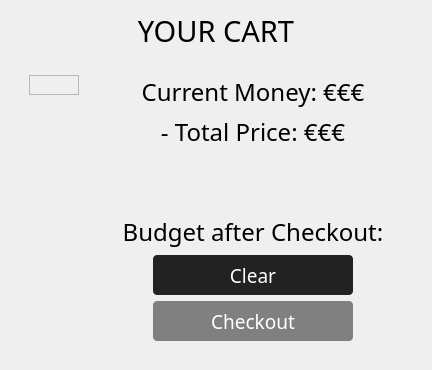
             <widget class="QWidget" name="page_cart">
              <property name="enabled">
               <bool>true</bool>
              </property>
              <property name="styleSheet">
               <string notr="true">.QPushButton {
  background-color: #222;
  border-radius: 4px;
  border-style: none;
  color: #fff;
  line-height: 1.5;
  padding: 9px 20px 8px;
}

QPushButton:hover,
QPushButton:focus {
  background-color: rgb(54, 54, 54);
}

QPushButton:disabled {
	background-color: grey;
}</string>
              </property>
              <layout class="QVBoxLayout" name="verticalLayout_12">
               <item>
                <widget class="QLabel" name="header_cart_buyer">
                 <property name="font">
                  <font>
                   <family>Source Sans Pro SemiBold</family>
                   <pointsize>22</pointsize>
                  </font>
                 </property>
                 <property name="text">
                  <string>YOUR CART</string>
                 </property>
                 <property name="alignment">
                  <set>Qt::AlignCenter</set>
                 </property>
                </widget>
               </item>
               <item>
                <widget class="QFrame" name="frame_10">
                 <property name="frameShape">
                  <enum>QFrame::NoFrame</enum>
                 </property>
                 <property name="frameShadow">
                  <enum>QFrame::Raised</enum>
                 </property>
                 <layout class="QHBoxLayout" name="horizontalLayout_7">
                  <item>
                   <widget class="QScrollArea" name="scrollArea_2">
                    <property name="sizePolicy">
                     <sizepolicy hsizetype="Expanding" vsizetype="Expanding">
                      <horstretch>0</horstretch>
                      <verstretch>0</verstretch>
                     </sizepolicy>
                    </property>
                    <property name="styleSheet">
                     <string notr="true">QScrollBar::vertical {
	border:none;
	width: 7px;
	margin: 15px 0 15px 0;
	border-radius: 0;
}

QScrollBar::handle:vertical {
	background-color: rgb(67, 67, 67);
	min-height: 30px;
	border-radius: 3px;
}

QScrollBar::handle:hover {
	background-color: rgb(255, 0, 127);
}

QScrollBar::sub-line:vertical {
	border: none;
	height: 8px;
	border-top-left-radius: 3px;
	border-top-right-radius: 3px;
	subcontrol-position: top;
	subcontrol-origin: margin;
}

QScrollBar::add-line:vertical {
	border: none;
	height: 8px;
	border-bottom-left-radius: 3px;
	border-bottom-right-radius: 3px;
	subcontrol-position: bottom;
	subcontrol-origin: margin;
}

QScrollBar::up-arrow:vertical, QScrollBar::down:vertical {
	background: none;
}

QScrollBar::add-page:vertical, QScrollBar:sub-page:vertical {
	background: none;
}
</string>
                    </property>
                    <property name="frameShape">
                     <enum>QFrame::NoFrame</enum>
                    </property>
                    <property name="widgetResizable">
                     <bool>true</bool>
                    </property>
                    <widget class="QWidget" name="scrollAreaWidgetContents_3">
                     <property name="geometry">
                      <rect>
                       <x>0</x>
                       <y>0</y>
                       <width>754</width>
                       <height>723</height>
                      </rect>
                     </property>
                     <layout class="QVBoxLayout" name="cart_buyer_layout_scroll">
                      <item alignment="Qt::AlignTop">
                       <widget class="QFrame" name="frame_12">
                        <property name="frameShape">
                         <enum>QFrame::StyledPanel</enum>
                        </property>
                        <property name="frameShadow">
                         <enum>QFrame::Raised</enum>
                        </property>
                        <layout class="QVBoxLayout" name="cart_buyer_layout"/>
                       </widget>
                      </item>
                     </layout>
                    </widget>
                   </widget>
                  </item>
                  <item>
                   <widget class="QFrame" name="frame_11">
                    <property name="frameShape">
                     <enum>QFrame::NoFrame</enum>
                    </property>
                    <property name="frameShadow">
                     <enum>QFrame::Raised</enum>
                    </property>
                    <layout class="QVBoxLayout" name="verticalLayout_10">
                     <item>
                      <widget class="QLabel" name="label_cart_budget">
                       <property name="maximumSize">
                        <size>
                         <width>16777215</width>
                         <height>60</height>
                        </size>
                       </property>
                       <property name="font">
                        <font>
                         <family>Source Sans Pro SemiBold</family>
                         <pointsize>18</pointsize>
                        </font>
                       </property>
                       <property name="text">
                        <string>Current Money: €€€</string>
                       </property>
                       <property name="alignment">
                        <set>Qt::AlignCenter</set>
                       </property>
                      </widget>
                     </item>
                     <item>
                      <widget class="QLabel" name="label_totalprice">
                       <property name="maximumSize">
                        <size>
                         <width>16777215</width>
                         <height>60</height>
                        </size>
                       </property>
                       <property name="font">
                        <font>
                         <family>Source Sans Pro SemiBold</family>
                         <pointsize>18</pointsize>
                        </font>
                       </property>
                       <property name="text">
                        <string>- Total Price: €€€</string>
                       </property>
                       <property name="alignment">
                        <set>Qt::AlignCenter</set>
                       </property>
                      </widget>
                     </item>
                     <item>
                      <spacer name="verticalSpacer_8">
                       <property name="orientation">
                        <enum>Qt::Vertical</enum>
                       </property>
                       <property name="sizeHint" stdset="0">
                        <size>
                         <width>20</width>
                         <height>40</height>
                        </size>
                       </property>
                      </spacer>
                     </item>
                     <item>
                      <spacer name="horizontalSpacer">
                       <property name="orientation">
                        <enum>Qt::Horizontal</enum>
                       </property>
                       <property name="sizeType">
                        <enum>QSizePolicy::Maximum</enum>
                       </property>
                       <property name="sizeHint" stdset="0">
                        <size>
                         <width>300</width>
                         <height>20</height>
                        </size>
                       </property>
                      </spacer>
                     </item>
                     <item>
                      <widget class="QLabel" name="label_sum_cart_buyer">
                       <property name="maximumSize">
                        <size>
                         <width>16777215</width>
                         <height>60</height>
                        </size>
                       </property>
                       <property name="font">
                        <font>
                         <family>Source Sans Pro SemiBold</family>
                         <pointsize>18</pointsize>
                        </font>
                       </property>
                       <property name="text">
                        <string>Budget after Checkout:</string>
                       </property>
                       <property name="alignment">
                        <set>Qt::AlignCenter</set>
                       </property>
                      </widget>
                     </item>
                     <item alignment="Qt::AlignHCenter">
                      <widget class="QPushButton" name="clear_cart_button_buyer">
                       <property name="enabled">
                        <bool>true</bool>
                       </property>
                       <property name="minimumSize">
                        <size>
                         <width>200</width>
                         <height>40</height>
                        </size>
                       </property>
                       <property name="maximumSize">
                        <size>
                         <width>200</width>
                         <height>40</height>
                        </size>
                       </property>
                       <property name="font">
                        <font>
                         <family>Bahnschrift</family>
                         <pointsize>14</pointsize>
                        </font>
                       </property>
                       <property name="cursor">
                        <cursorShape>PointingHandCursor</cursorShape>
                       </property>
                       <property name="text">
                        <string>Clear</string>
                       </property>
                       <property name="icon">
                        <iconset resource="agriculture-shop-ressources.qrc">
                         <normaloff>:/icons_white/assets/icons/icons_png/icons_white/inventory_white.png</normaloff>:/icons_white/assets/icons/icons_png/icons_white/inventory_white.png</iconset>
                       </property>
                       <property name="iconSize">
                        <size>
                         <width>22</width>
                         <height>22</height>
                        </size>
                       </property>
                      </widget>
                     </item>
                     <item alignment="Qt::AlignHCenter">
                      <widget class="QPushButton" name="checkout_button_buyer">
                       <property name="enabled">
                        <bool>false</bool>
                       </property>
                       <property name="minimumSize">
                        <size>
                         <width>200</width>
                         <height>40</height>
                        </size>
                       </property>
                       <property name="maximumSize">
                        <size>
                         <width>200</width>
                         <height>40</height>
                        </size>
                       </property>
                       <property name="font">
                        <font>
                         <family>Bahnschrift</family>
                         <pointsize>14</pointsize>
                        </font>
                       </property>
                       <property name="cursor">
                        <cursorShape>PointingHandCursor</cursorShape>
                       </property>
                       <property name="text">
                        <string>Checkout</string>
                       </property>
                       <property name="icon">
                        <iconset resource="agriculture-shop-ressources.qrc">
                         <normaloff>:/icons_white/assets/icons/icons_png/icons_white/shopping_cart_checkout_white.png</normaloff>:/icons_white/assets/icons/icons_png/icons_white/shopping_cart_checkout_white.png</iconset>
                       </property>
                       <property name="iconSize">
                        <size>
                         <width>22</width>
                         <height>22</height>
                        </size>
                       </property>
                      </widget>
                     </item>
                    </layout>
                   </widget>
                  </item>
                 </layout>
                </widget>
               </item>
              </layout>
             </widget>
